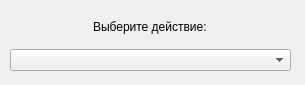
               <widget class="QWidget" name="Action_tab">
                <attribute name="title">
                 <string>Действие</string>
                </attribute>
                <widget class="QWidget" name="">
                 <property name="geometry">
                  <rect>
                   <x>5</x>
                   <y>5</y>
                   <width>291</width>
                   <height>71</height>
                  </rect>
                 </property>
                 <layout class="QVBoxLayout" name="Action_layout">
                  <property name="spacing">
                   <number>5</number>
                  </property>
                  <property name="leftMargin">
                   <number>5</number>
                  </property>
                  <property name="topMargin">
                   <number>5</number>
                  </property>
                  <property name="rightMargin">
                   <number>5</number>
                  </property>
                  <property name="bottomMargin">
                   <number>5</number>
                  </property>
                  <item alignment="Qt::AlignmentFlag::AlignHCenter">
                   <widget class="QLabel" name="Choose_action_label">
                    <property name="text">
                     <string>Выберите действие:</string>
                    </property>
                   </widget>
                  </item>
                  <item>
                   <widget class="QComboBox" name="Action_comboBox"/>
                  </item>
                 </layout>
                </widget>
               </widget>
